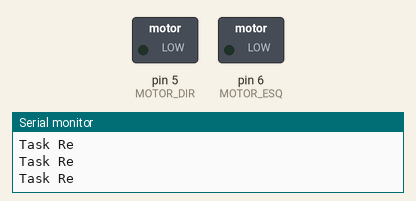
The sketch below on a simulated Arduino Uno, built with avr-gcc and run on an emulated ATmega328P. Shown: switched loads named in the sketch (green lamp = pin HIGH), the last lines printed to the serial monitor.

Above: at 4.9 s.
At 10.9 s:
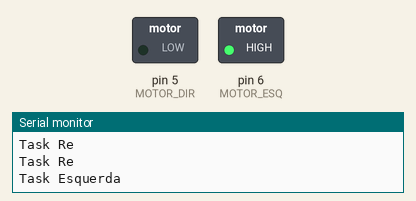
Timing chart, 0 to 13.0 s (numbered marks = the images above):
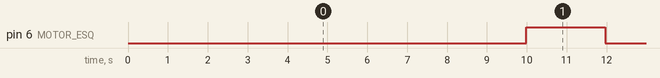

The sketch:

Carro_Autonomo_cenario3.ino
```cpp
/*
  Cenario 1
    Carro faz uma volta completa no quadrante esquerdo
  Tarefas:
      Esquerda -> O carro faz uma curva a esquerda. Tempo = 3 segundos
      Frente -> O carro segue em frente. Tempo = 13 segundos


*/

#include <Arduino_FreeRTOS.h>

// --- Variaveis globais ---
#define MOTOR_ESQ 6
#define MOTOR_DIR 5
// --- Variaveis globais ---

// --- Tarefas ---
void TaskEsquerda( void *pvParameters );
void TaskRe( void *pvParameters );
// --- Tarefas ---

void setup() {

  Serial.begin(9600);

  while (!Serial) {
    // Espera o serial
  }


    xTaskCreate(
    TaskEsquerda                    // Ponteiro para a funcao
    ,  (const portCHAR *)"Esquerda"  // Nome da Task
    ,  128                          // Words de memoria alocada
    ,  NULL                         // Parametros que devem ser passados a tarefa na sua inicializacao
    ,  1                            // Prioridade da tarefa
    ,  NULL );                      // Handle da tarefa, opcional

    xTaskCreate(
    TaskRe                          // Ponteiro para a funcao
    ,  (const portCHAR *)"Re"  // Nome da Task
    ,  128                          // Words de memoria alocada
    ,  NULL                         // Parametros que devem ser passados a tarefa na sua inicializacao
    ,  2                            // Prioridade da tarefa
    ,  NULL );                      // Handle da tarefa, opcional
  // Definindo os motores como saída
  pinMode(MOTOR_ESQ, OUTPUT);
  pinMode(MOTOR_DIR, OUTPUT);
}

void loop()
{
  // Nao usado
}


/*--------------------------------------------------*/
/*---------------------- Tarefa --------------------*/
/*--------------------------------------------------*/

void TaskEsquerda(void *pvParameters)
{
  (void) pvParameters;

  for(;;)  {
    taskENTER_CRITICAL();
    Serial.println("Task Esquerda");
    digitalWrite(MOTOR_DIR, LOW);
    digitalWrite(MOTOR_ESQ, HIGH);
    vTaskDelay( 10000 / portTICK_PERIOD_MS );
    taskEXIT_CRITICAL();
  }
}

void TaskRe(void *pvParameters)
{
  (void) pvParameters;
  int estado = 0;

  for (;;)
  {
    taskENTER_CRITICAL();
    Serial.println("Task Re");
    digitalWrite(MOTOR_DIR, LOW);
    digitalWrite(MOTOR_ESQ, LOW);
    vTaskDelay ( 2000 / portTICK_PERIOD_MS );
    taskEXIT_CRITICAL();
  }
}
```

Measured:
- by itself, pin 6 (MOTOR_ESQ): alternates HIGH for 1.9 s and LOW for 8.1 s
